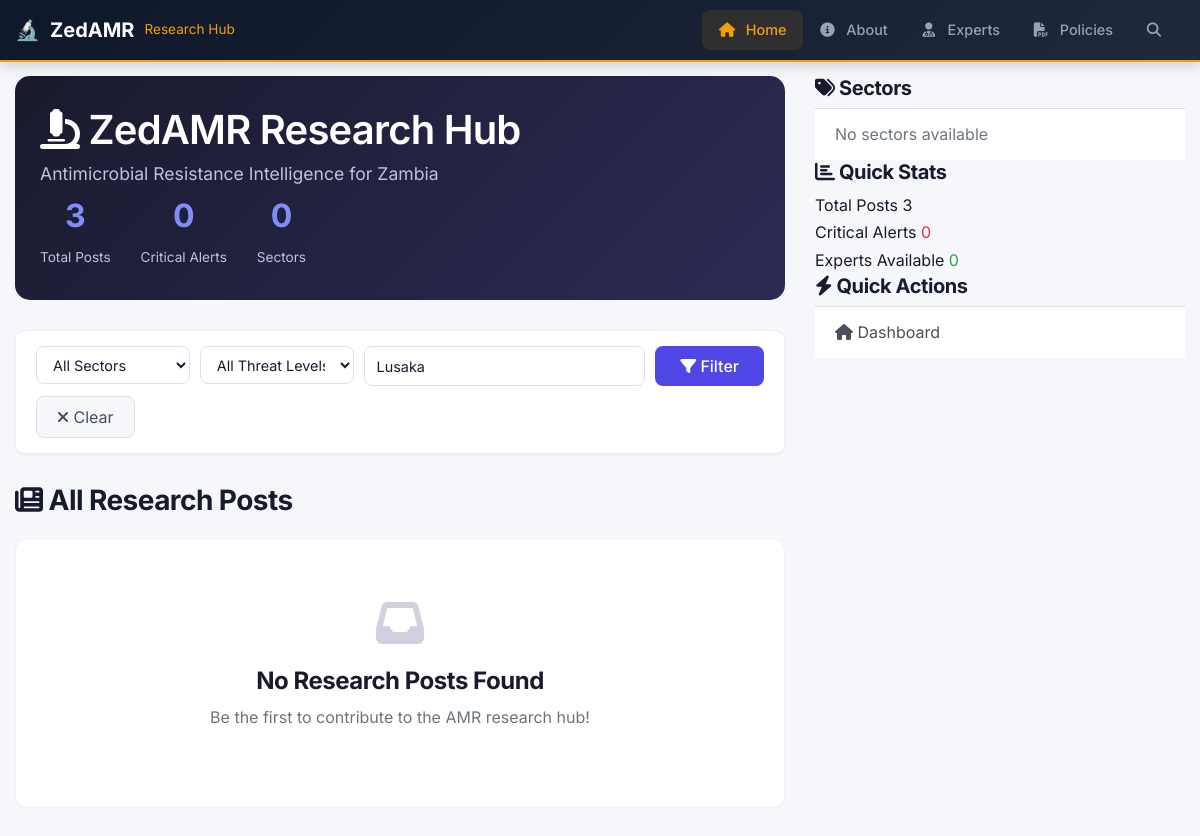
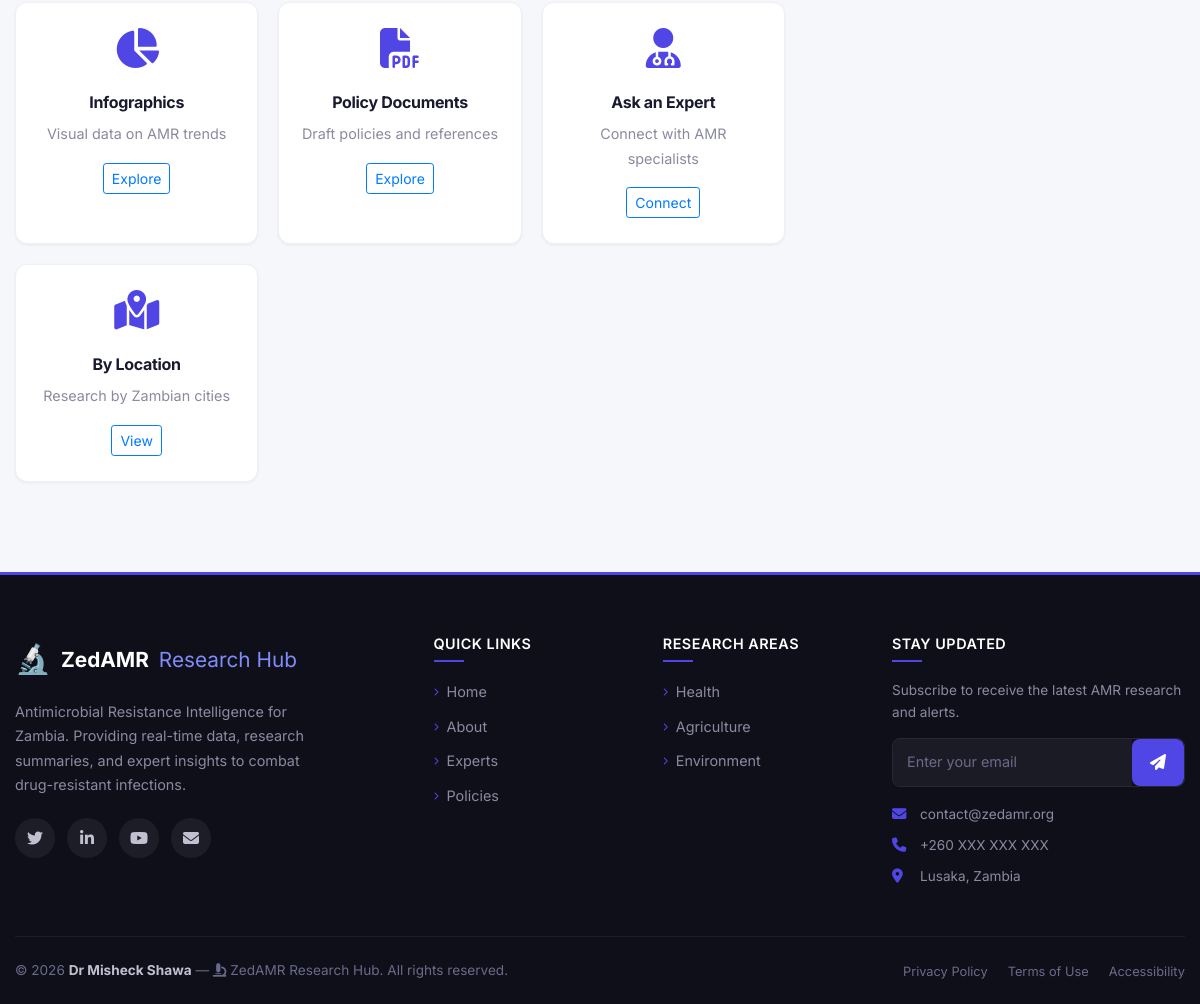
The app's page /?q=Lusaka, older data (2 pictures, top to bottom).
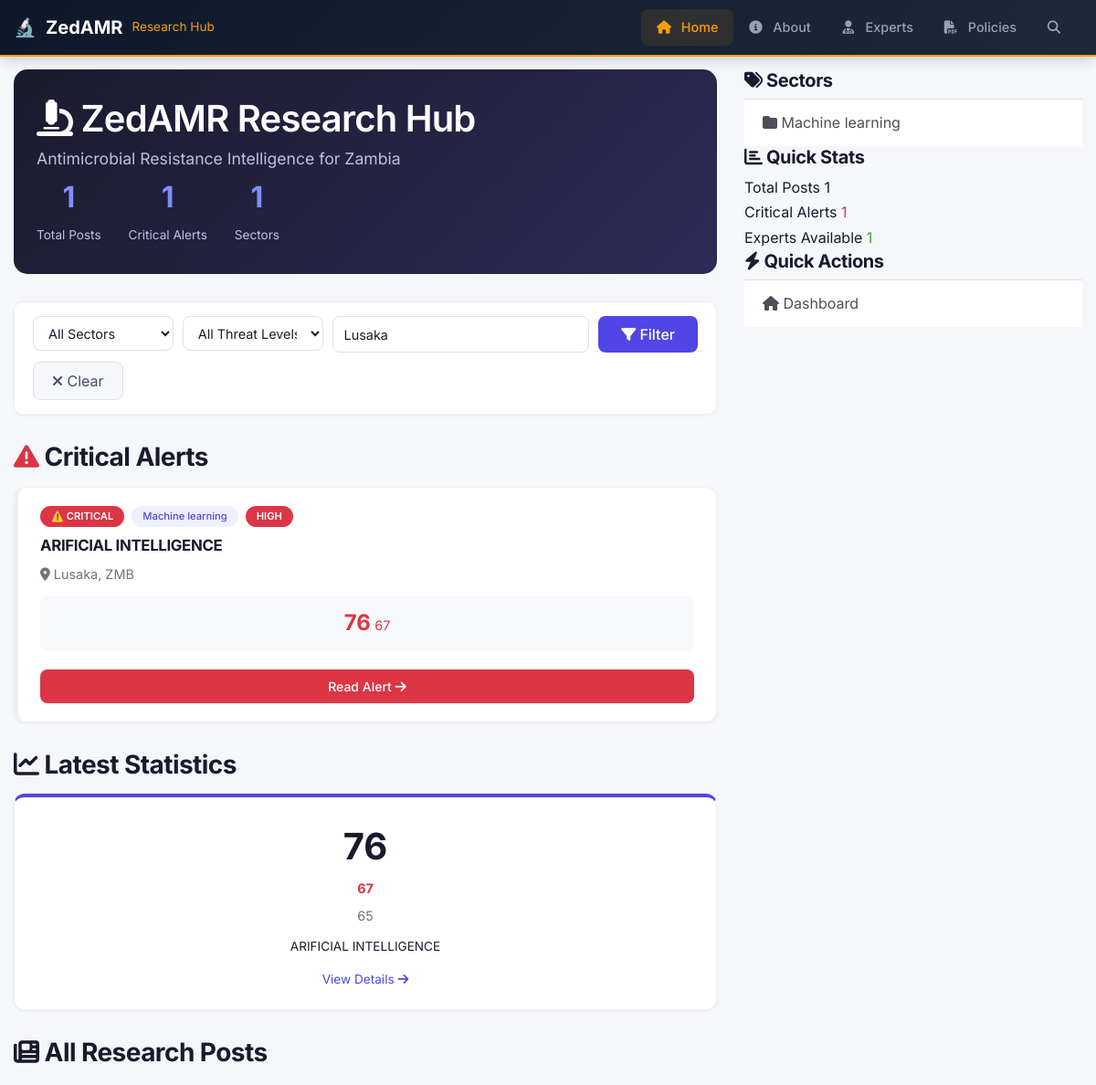
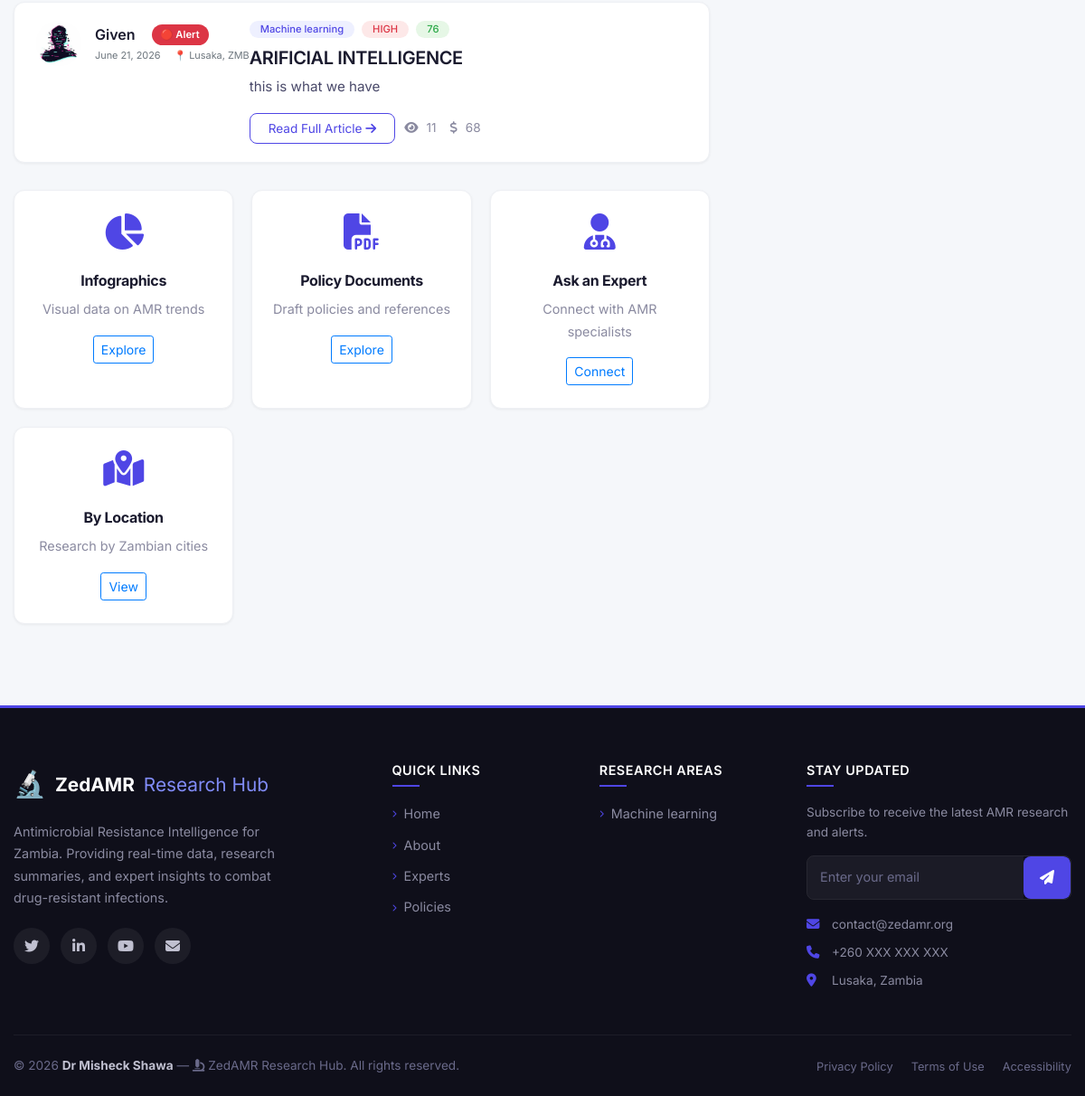
The same page, newer data (2 pictures, top to bottom).
### blog/models.py (models this page shows, shortened)
class Post(models.Model):
    title = models.CharField(max_length=500)
    slug = models.SlugField(unique=True, blank=True, null=True)  # Changed to allow null
    summary = models.TextField(help_text="Short summary shown in cards", blank=True)
    content = RichTextField(help_text="Full article content with formatting")  # Or use models.TextField()
    date_posted = models.DateTimeField(default=timezone.now)
    updated_at = models.DateTimeField(auto_now=True)
    author = models.ForeignKey(User, on_delete=models.CASCADE)
    sector = models.ForeignKey(Sector, on_delete=models.SET_NULL, null=True, blank=True)
    threat_level = models.ForeignKey(ThreatLevel, on_delete=models.SET_NULL, null=True, blank=True)
    location = models.CharField(max_length=200, blank=True, help_text="e.g., Lusaka, Ndola, Livingstone")
    statistic_value = models.CharField(max_length=50, blank=True, help_text="e.g., 34%")
    statistic_change = models.CharField(max_length=20, blank=True, help_text="e.g., ↑ 12% in 6m")
    statistic_label = models.CharField(max_length=100, blank=True, help_text="e.g., ICU Resistance")
    cost_estimate = models.CharField(max_length=100, blank=True, help_text="e.g., $47 Million")
    cost_description = models.CharField(max_length=200, blank=True, help_text="e.g., extra beds")
    action_items = models.TextField(blank=True, help_text="Bullet points of action items")
    featured_image = models.ImageField(upload_to='research_images/', blank=True, null=True)
    pdf_file = models.FileField(upload_to='research_pdfs/', blank=True, null=True)
    infographic = models.FileField(upload_to='infographics/', blank=True, null=True)
    views_count = models.IntegerField(default=0)
    is_featured = models.BooleanField(default=False)
    is_alert = models.BooleanField(default=False, help_text="Show as CRITICAL ALERT")
    references = models.TextField(blank=True, help_text="Reference links or citations")
    tags = models.CharField(max_length=500, blank=True, help_text="Comma separated tags")
    def get_absolute_url(self):
        return reverse('blog-detail', kwargs={'pk': self.pk})
    class Meta:
        ordering = ['-date_posted']

class Sector(models.Model):
    name = models.CharField(max_length=100)
    slug = models.SlugField(unique=True, blank=True, null=True)  # Changed to allow null
    icon = models.CharField(max_length=50, help_text="FontAwesome icon class", blank=True)
    description = models.TextField(blank=True)

class ThreatLevel(models.Model):
    LEVEL_CHOICES = [
        ('CRITICAL', '🔴 Critical'),
        ('HIGH', '🟠 High'),
        ('MEDIUM', '🟡 Medium'),
        ('LOW', '🟢 Low'),
    ]
    level = models.CharField(max_length=10, choices=LEVEL_CHOICES, default='MEDIUM')
    color = models.CharField(max_length=7, default='#FF4444')

### users/models.py (models this page shows, shortened)
class Profile(models.Model):
    user = models.OneToOneField(User, on_delete=models.CASCADE)
    image = models.ImageField(default='default.jpg', upload_to='profile_pics')

### blog/views.py (the view)
# urls.py: path('', views.PostListView.as_view(), name='blog-home'),
class PostListView(ListView):
    model = Post
    template_name = 'blog/home.html'
    context_object_name = 'posts'
    paginate_by = 10
    def get_queryset(self):
        queryset = Post.objects.all().order_by('-date_posted')
        sector = self.request.GET.get('sector')
        if sector:
            queryset = queryset.filter(sector__slug=sector)
        threat = self.request.GET.get('threat')
        if threat:
            queryset = queryset.filter(threat_level__level=threat)
        search_query = self.request.GET.get('q')
        if search_query:
            queryset = queryset.filter(
                Q(title__icontains=search_query) |
                Q(content__icontains=search_query) |
                Q(tags__icontains=search_query) |
                Q(location__icontains=search_query)
            )
        return queryset
    def get_context_data(self, **kwargs):
        context = super().get_context_data(**kwargs)
        context['alerts'] = Post.objects.filter(is_alert=True)[:3]
        context['featured'] = Post.objects.filter(is_featured=True)[:5]
        context['sectors'] = Sector.objects.all()
        context['threat_levels'] = ThreatLevel.objects.all()
        context['latest_stats'] = Post.objects.exclude(statistic_value='')[:6]
        context['experts'] = Expert.objects.filter(is_available=True)[:3]
        context['title'] = 'ZedAMR - Research Hub'
        context['current_sector'] = self.request.GET.get('sector', '')
        context['current_threat'] = self.request.GET.get('threat', '')
        context['search_query'] = self.request.GET.get('q', '')
        context['total_posts'] = Post.objects.count()
        context['total_alerts'] = Post.objects.filter(is_alert=True).count()
        return context

### blog/context_processors.py (called while the page is built, shortened)
def admin_context(request):
    return {}

### blog/templates/blog/home.html (shortened to what the changed rows need)
{% extends 'blog/base.html' %}
{% load static %}
{% block content %}
<div class="dashboard-header">
    <div class="header-content">
        <h1><i class="fas fa-microscope"></i> ZedAMR Research Hub</h1>
    </div>
    <div class="header-stats">
        <div class="header-stat">
            <span class="stat-number">{{ total_posts|default:posts.count }}</span>
            <span class="stat-label">Total Posts</span>
        </div>
        <div class="header-stat">
            <span class="stat-number">{{ total_alerts|default:0 }}</span>
            <span class="stat-label">Critical Alerts</span>
        </div>
        <div class="header-stat">
            <span class="stat-number">{{ sectors.count|default:0 }}</span>
            <span class="stat-label">Sectors</span>
        </div>
    </div>
</div>
{% if alerts %}
<div class="alerts-section">
    <h3><i class="fas fa-exclamation-triangle text-danger"></i> Critical Alerts</h3>
    <div class="alerts-grid">
        {% for alert in alerts %}
        <div class="alert-card">
            <div class="alert-card-header">
                <span class="alert-badge">⚠️ CRITICAL</span>
                {% if alert.sector %}
                <span class="alert-sector">{{ alert.sector.name }}</span>
                {% endif %}
                {% if alert.threat_level %}
                <span class="alert-threat">{{ alert.threat_level.level }}</span>
                {% endif %}
            </div>
            <h4><a href="{{ alert.get_absolute_url }}">{{ alert.title|truncatechars:60 }}</a></h4>
            {% if alert.location %}
            <p class="alert-location"><i class="fas fa-map-marker-alt"></i> {{ alert.location }}</p>
            {% endif %}
            {% if alert.statistic_value %}
            <div class="alert-stat">
                <span class="alert-stat-value">{{ alert.statistic_value }}</span>
                <span class="alert-stat-change">{{ alert.statistic_change }}</span>
            </div>
            {% endif %}
            <a href="{{ alert.get_absolute_url }}" class="btn btn-danger btn-sm alert-read-btn">
                Read Alert <i class="fas fa-arrow-right"></i>
            </a>
        </div>
        {% endfor %}
    </div>
</div>
{% endif %}
{% if latest_stats %}
<div class="stats-dashboard-section">
    <h3><i class="fas fa-chart-line"></i> Latest Statistics</h3>
    <div class="stats-grid">
        {% for stat in latest_stats %}
        <div class="stat-card-dashboard">
            <div class="stat-card-value">{{ stat.statistic_value }}</div>
            {% if stat.statistic_change %}
            <div class="stat-card-change">{{ stat.statistic_change }}</div>
            {% endif %}
            <div class="stat-card-label">{{ stat.statistic_label|default:"Metric" }}</div>
            <div class="stat-card-title">{{ stat.title|truncatechars:40 }}</div>
            <a href="{{ stat.get_absolute_url }}" class="stat-card-link">View Details <i class="fas fa-arrow-right"></i></a>
        </div>
        {% endfor %}
    </div>
</div>
{% endif %}
<div class="posts-section">
    {% if posts %}
        {% for post in posts %}
        <article class="media content-section post-item">
            <div class="post-item-header">
                <img class="rounded-circle article-img" src="{{ post.author.profile.image.url }}" alt="{{ post.author }}">
                <div class="post-item-meta">
                    <div class="post-author">
                        <a class="mr-2" href="#">{{ post.author }}</a>
                        {% if post.is_alert %}
                        <span class="post-alert-badge">🔴 Alert</span>
                        {% endif %}
                    </div>
                    <div class="post-date">
                        <small class="text-muted">{{ post.date_posted|date:"F d, Y" }}</small>
                        {% if post.location %}
                        <small class="text-muted post-location">📍 {{ post.location }}</small>
                        {% endif %}
                    </div>
                </div>
            </div>
            <div class="post-item-body">
                <div class="post-badges">
                    {% if post.sector %}
                    <span class="badge sector-badge">{{ post.sector.name }}</span>
                    {% endif %}
                    {% if post.threat_level %}
                    <span class="badge threat-badge">{{ post.threat_level.level }}</span>
                    {% endif %}
                    {% if post.statistic_value %}
                    <span class="badge stat-badge">{{ post.statistic_value }}</span>
                    {% endif %}
                </div>
                <h2 class="article-title">
                    <a href="{% url 'blog-detail' post.id %}">{{ post.title }}</a>
                </h2>
                {% if post.summary %}
                <p class="article-summary">{{ post.summary|truncatechars:200 }}</p>
                {% else %}
                <p class="article-content">{{ post.content|truncatechars:200|safe }}</p>
                {% endif %}
                <div class="post-item-footer">
                    <a href="{% url 'blog-detail' post.id %}" class="btn btn-outline-primary btn-sm read-more-btn">
                        Read Full Article <i class="fas fa-arrow-right"></i>
                    </a>
                    <div class="post-item-stats">
                        <span><i class="fas fa-eye"></i> {{ post.views_count }}</span>
                        {% if post.cost_estimate %}
                        <span><i class="fas fa-dollar-sign"></i> {{ post.cost_estimate }}</span>
                        {% endif %}
                    </div>
                </div>
            </div>
        </article>
        {% endfor %}
    {% else %}
        <div class="no-posts">
            <i class="fas fa-inbox fa-3x"></i>
            <h4>No Research Posts Found</h4>
            <p class="text-muted">Be the first to contribute to the AMR research hub!</p>
        </div>
    {% endif %}
</div>
{% endblock content %}

### blog/templates/blog/base.html (shortened to what the changed rows need)
{% load static %}
<!DOCTYPE html>
<html>
<head>
    <link rel="stylesheet" href="https://maxcdn.bootstrapcdn.com/bootstrap/4.0.0/css/bootstrap.min.css">
    <link rel="stylesheet" href="https://cdnjs.cloudflare.com/ajax/libs/font-awesome/6.4.0/css/all.min.css">
    <link rel="stylesheet" href="{% static 'blog/main.css' %}">
</head>
<body>
    <main role="main" class="main-content">
        <div class="container">
            <div class="row">
                <div class="col-lg-8">
                    {% block content %}{% endblock %}
                </div>
                <div class="col-lg-4">
                    <aside class="sidebar">
                        <div class="sidebar-card">
                            <div class="list-group list-group-flush">
                                {% for sector in sectors %}
                                <a href="{% url 'sector-posts' sector.slug %}" class="list-group-item list-group-item-action">
                                    <i class="fas fa-folder"></i> {{ sector.name }}
                                </a>
                                {% empty %}
                                <span class="list-group-item text-muted">No sectors available</span>
                                {% endfor %}
                            </div>
                        </div>
                        <div class="sidebar-card">
                            <div class="stats-list">
                                <div class="stat-item">
                                    <span class="stat-item-label">Total Posts</span>
                                    <span class="stat-item-value">{{ total_posts|default:0 }}</span>
                                </div>
                                <div class="stat-item">
                                    <span class="stat-item-label">Critical Alerts</span>
                                    <span class="stat-item-value text-danger">{{ total_alerts|default:0 }}</span>
                                </div>
                                <div class="stat-item">
                                    <span class="stat-item-label">Experts Available</span>
                                    <span class="stat-item-value text-success">{{ experts.count|default:0 }}</span>
                                </div>
                            </div>
                        </div>
                    </aside>
                </div>
            </div>
        </div>
    </main>
    <footer class="footer">
        <div class="container">
            <div class="footer-grid">
                <div class="footer-col">
                    <ul class="footer-links">
                        {% for sector in sectors %}
                        <li><a href="{% url 'sector-posts' sector.slug %}"><i class="fas fa-chevron-right"></i> {{ sector.name }}</a></li>
                        {% empty %}
                        <li><a href="#"><i class="fas fa-chevron-right"></i> Health</a></li>
                        <li><a href="#"><i class="fas fa-chevron-right"></i> Agriculture</a></li>
                        <li><a href="#"><i class="fas fa-chevron-right"></i> Environment</a></li>
                        {% endfor %}
                    </ul>
                </div>
            </div>
        </div>
    </footer>
</body>
</html>

Row changes from the older to the newer data that the page shows:
added Post: sector.name "Machine learning", threat_level.level "HIGH", title "ARIFICIAL INTELLIGENCE", location "Lusaka, ZMB", statistic_value "76", statistic_change "67", statistic_label "65", author.profile.image (placeholder picture), author "Given", is_alert "🔴 Alert", date_posted "June 21, 2026", summary "this is what we have", views_count "11", cost_estimate "68"
added Sector: name "Machine learning"
Text that changed along with them:
{{ total_posts|default:posts.count }}: "3" → "1"
{{ total_alerts|default:0 }}: "0" → "1"
{{ sectors.count|default:0 }}: "0" → "1"
{{ total_posts|default:0 }}: "3" → "1"
{{ experts.count|default:0 }}: "0" → "1"
text no longer shown: "No Research Posts Found Be the first to contribute to the AMR research hub! No sectors available Health Agriculture Environment"
text now shown: "Critical Alerts Latest Statistics"
